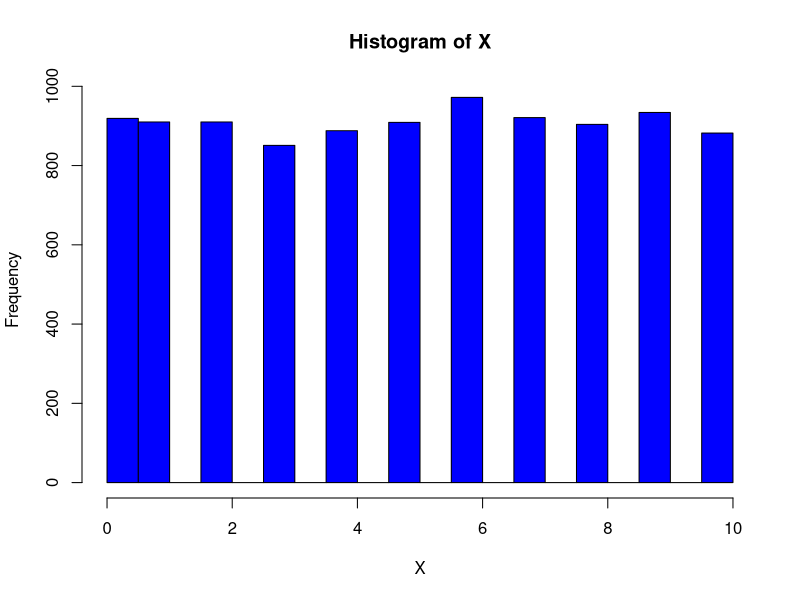
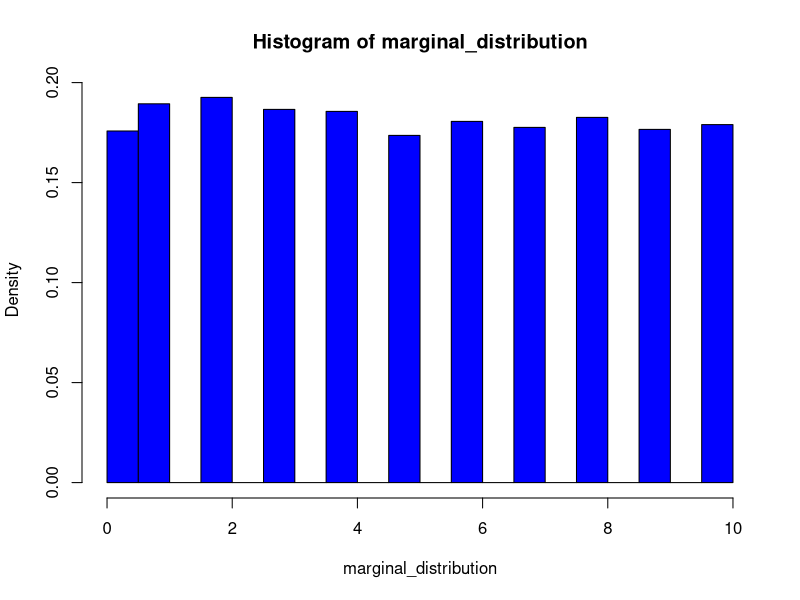
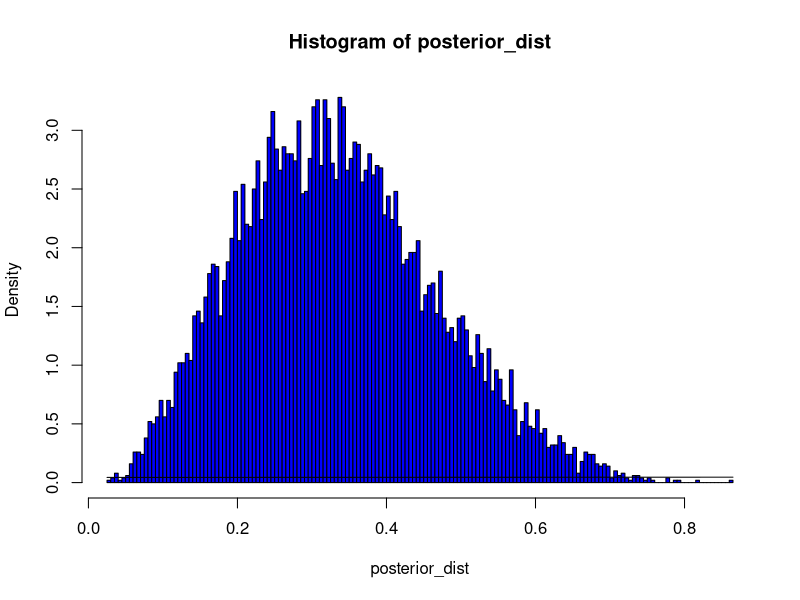
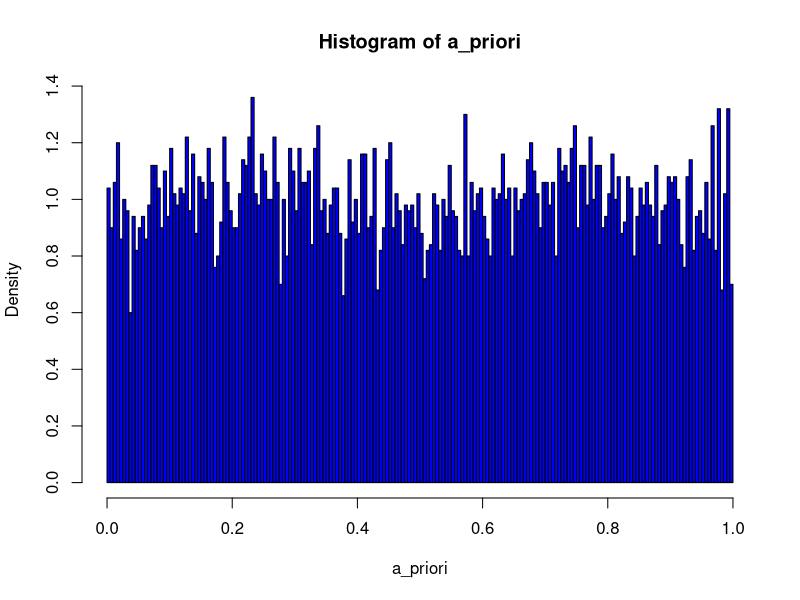
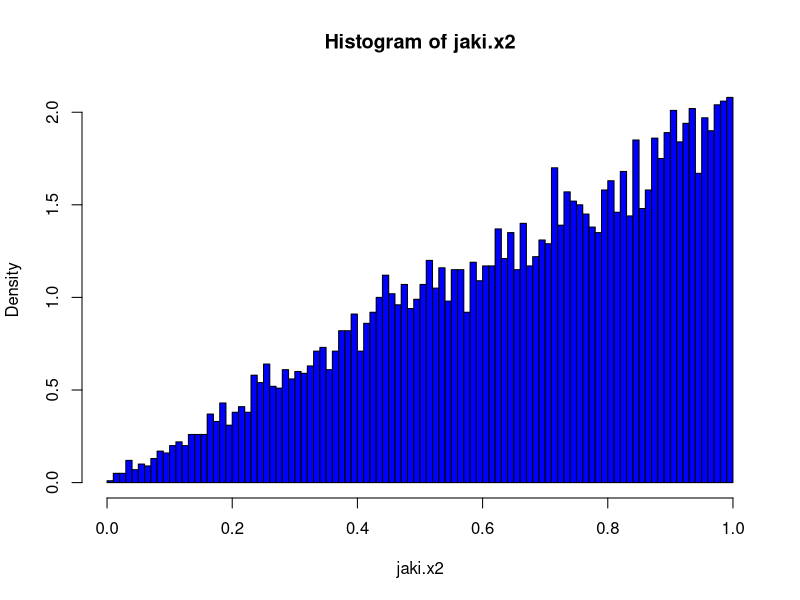

Source code (R) for these figures, in order: (Note: this script raises an error after producing the figures.)
## ---- chunk 1

n <- 1000
kostka <- c(1:6)
wyniki <- replicate(n,sample(kostka,1))


chi_2 <- function(x){
  n <- length(x)
  x <- table(x)
  x <- as.data.frame(x)
  x <- x[,2]
  stat <- sum((x-n/6)^2/(n/6))
  p_val <- 1-pchisq(stat, df=5)
  return(c(stat,p_val))
}

chi_2_2 <- function(x){
  n <- length(x)
  stat <- sum((ftable(x)-n/6)^2/(n/6))
  p_val <- 1-pchisq(stat, df=5)
  return(c(stat,p_val))
}


chisq.test(table(wyniki))





## ---- chunk 2


m<- 10000
marginal <- function(){
  theta <- runif(1)
  likelihood <- rbinom(1,10,prob = theta)
  return(likelihood)
}


#wektorem
theta <- runif(10000)
X<- rbinom(10000,10,theta)
hist(X, col="blue")

marginal_distribution <- replicate(m, marginal())
hist(marginal_distribution, col="blue", prob=TRUE)




## ---- chunk 3

abc_alg <- function(){
  X <-0
  while(X!=3){
  theta <- runif(1)
  X<-rbinom(1,10, prob=theta)}
  return(theta)
}

m<- 10000

posterior_dist <- replicate(m,abc_alg())
hist(posterior_dist, col="blue", breaks=200, prob=TRUE)
curve(dnorm(x,4,8), add=TRUE)



## ---- chunk 4

abc_alg_rev <- function(){
  liczby <- c(0:10)
  X <- sample(liczby,1)
  theta <- rbeta(1,X+1,10-X+1)
  return(theta)
}

a_priori <- replicate(m, abc_alg_rev())
hist(a_priori, prob=TRUE, breaks=200, col="blue")




## ---- chunk 5
m <- 10000

rozklad <- function(){
  X <- runif(1)
  U <- runif(1)
  while(U>X){
    X<-runif(1)
    U<-runif(1)
  }
  return(X)
}


jaki.x2 <- replicate(m, rozklad())
hist(jaki.x2, prob=TRUE, breaks=100, col="blue")

#tu mamy rozklad z gestoscia f(x)=2x


rozkład.X <- function(){
  U <- runif(1)
  X <- runif(1)
  while(U>X){
    X<-runif(1)
  }
  return(X)
}


jaki.x <- replicate(m, rozklad.X())
hist(jaki.x, prob=TRUE, breaks=100, col="blue")

#tu mamy rozklad brzegowy x z gestoscia f(x)= -log(1-x)
## ---- chunk 6




